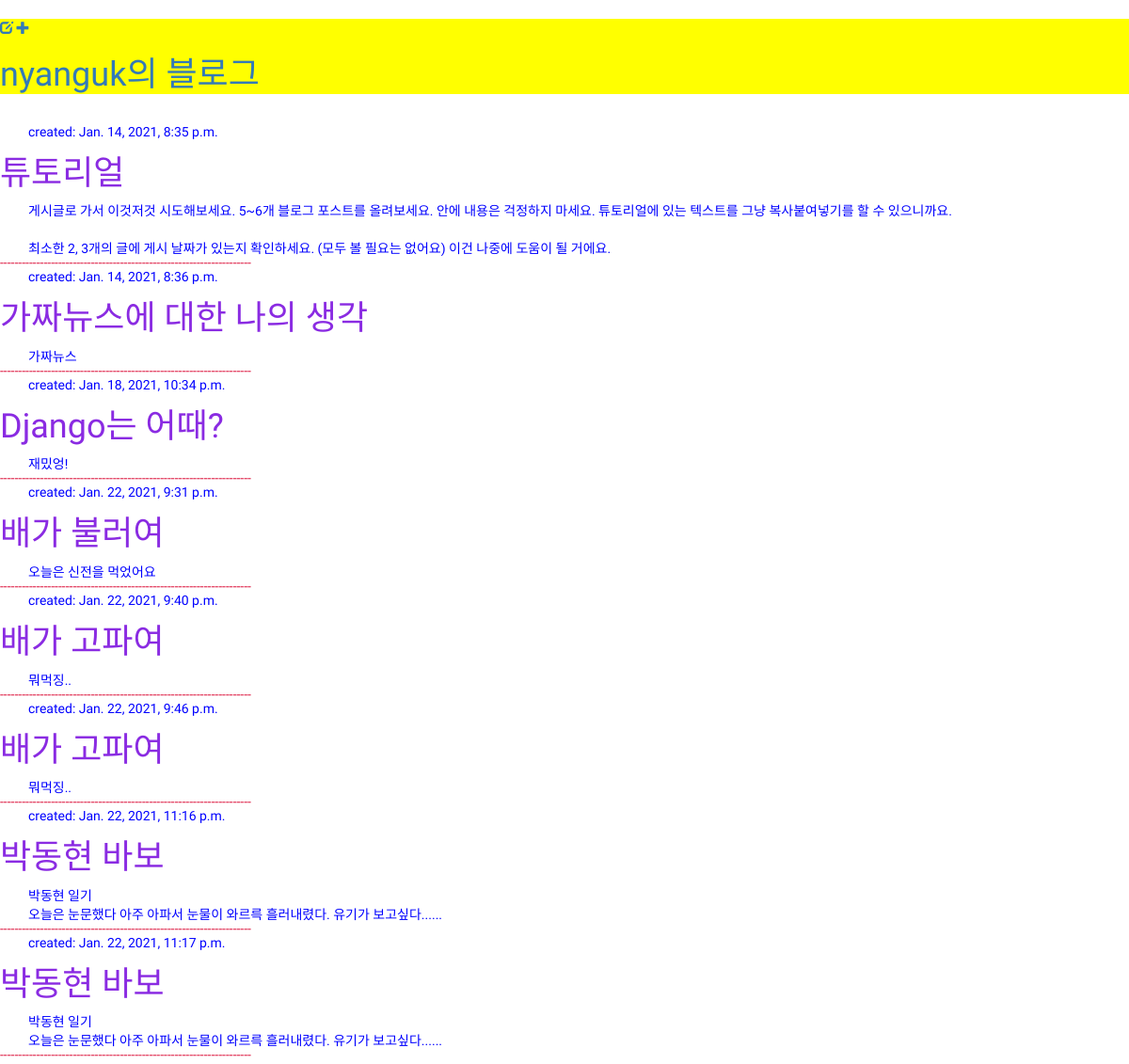
Before: / with the older database file.
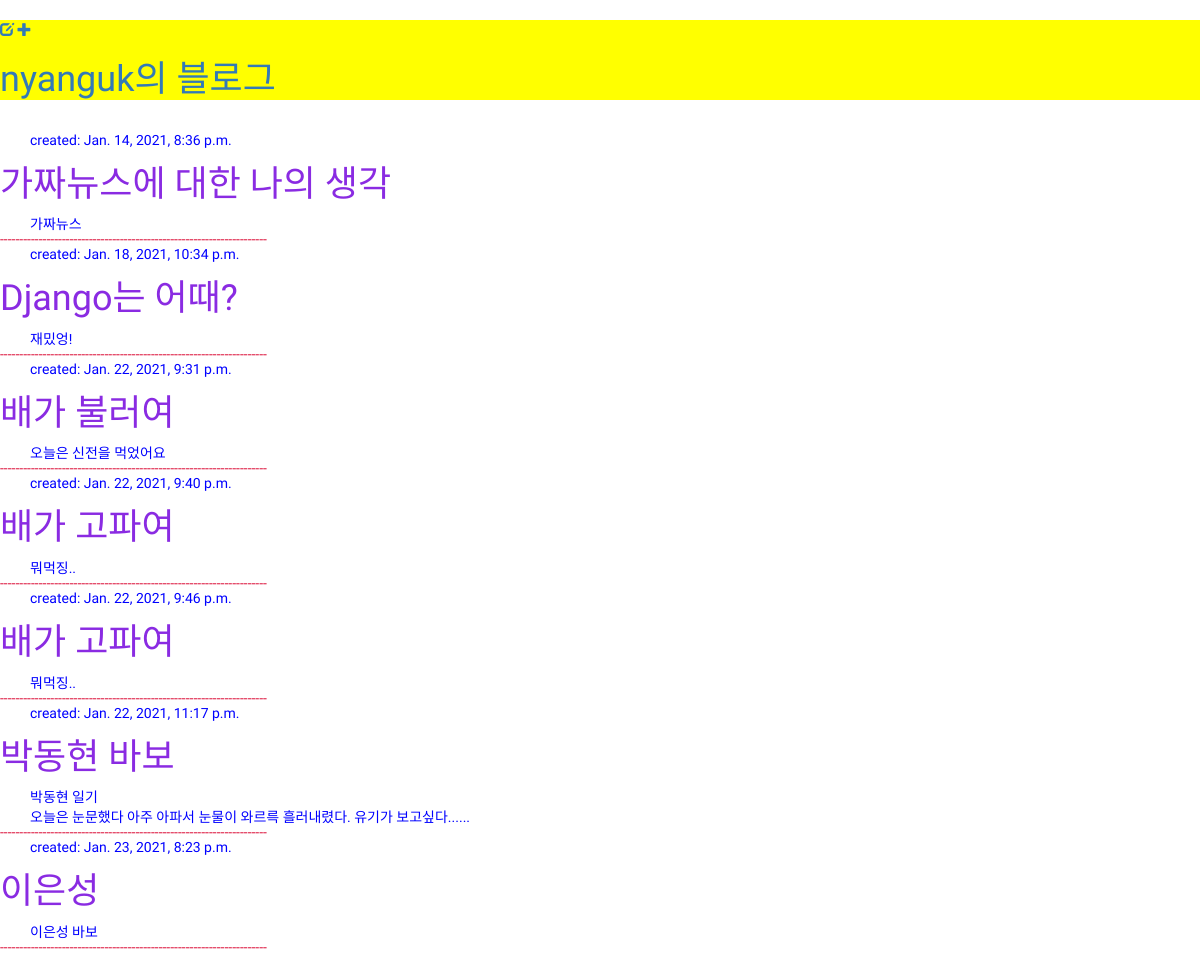
After: the same page with the newer database file.
### blog/models.py (models this page shows, shortened)
class Post(models.Model):
    author = models.ForeignKey(settings.AUTH_USER_MODEL, on_delete=models.CASCADE)
    title = models.CharField(max_length=200)
    text = models.TextField()
    created_date = models.DateTimeField(
            default=timezone.now)
    published_date = models.DateTimeField(
            blank=True, null=True)

### blog/views.py (the view)
# urls.py: path(r'', views.post_list, name='post_list'),
def post_list(request):
    return render(request, 'blog/post_list.html', {'posts':posts})

### blog/templates/blog/post_list.html
{% extends 'blog/base.html' %}
{% block content %}
    {% for post in posts %}
        <div>
            <p>created: {{ post.created_date }}</p>
            <h1><a href="{% url 'post_detail' pk=post.pk %}">{{ post.title }}</a></h1>
            <p>{{ post.text|linebreaksbr }}</p>
            <div class="line">
                <p>---------------------------------------------------------------------</p>
            </div>
        </div>
    {% endfor %}
{% endblock %}

### blog/templates/blog/base.html (shortened to what this page needs)
{% load static %}
<html>
    <head>
        <link rel="stylesheet" href="{% static 'css/blog.css' %}">
        <link rel="stylesheet" href="//maxcdn.bootstrapcdn.com/bootstrap/3.2.0/css/bootstrap.min.css">
        <link rel="stylesheet" href="//maxcdn.bootstrapcdn.com/bootstrap/3.2.0/css/bootstrap-theme.min.css">
    </head>
    <body>
        <div class = title-1>
            <a href="{% url 'post_draft_list' %}" class="top-menu"><span class="glyphicon glyphicon-edit"></span></a>
            <a href="{% url 'post_new' %}" class="top-menu"><span class="glyphicon glyphicon-plus"></span></a>
            <h1> <a href="http://127.0.0.1:8000/">nyanguk의 블로그</a></h1>
        </div>
        <div class = post>
            {% block content %}
            {% endblock %}
        </div>
    </body>
</html>

### blog/static/css/blog.css (style rules this page uses)
.title-1 { background-color: yellow; color: black; margin-top: 20px; margin-bottom: 30px; font-family: 'Do Hyeon', sans-serif; }
.post h1 a { color: blueviolet; font-family: 'Do Hyeon', sans-serif; }
.post p { color: blue; margin-left: 30px; margin-bottom: -5px; font-family: 'Yeon Sung', cursive; }
.line p { margin-left: 0px; color: crimson; }

Changed rows visible on the page:
removed Post: created_date "Jan. 14, 2021, 8:35 p.m.", title "튜토리얼", text "게시글로 가서 이것저것 시도해보세요. 5~6개 블로그 포스트를 올려보세요. 안에 내용은 걱정하지 마세요. 튜토리얼에 있는 텍스트를 그냥 복사붙여넣기를 할 수 있으니까요. 최소한 2, 3개의 글에 게시 날짜가 있는지 확인하세요. (모두 볼 필요는 없어요) 이건 나중에 도움이 될 거에요."
removed Post: created_date "Jan. 22, 2021, 11:16 p.m.", title "박동현 바보", text "박동현 일기 오늘은 눈문했다 아주 아파서 눈물이 와르륵 흘러내렸다. 유기가 보고싶다......"
added Post: created_date "Jan. 23, 2021, 8:23 p.m.", title "이은성", text "이은성 바보"
